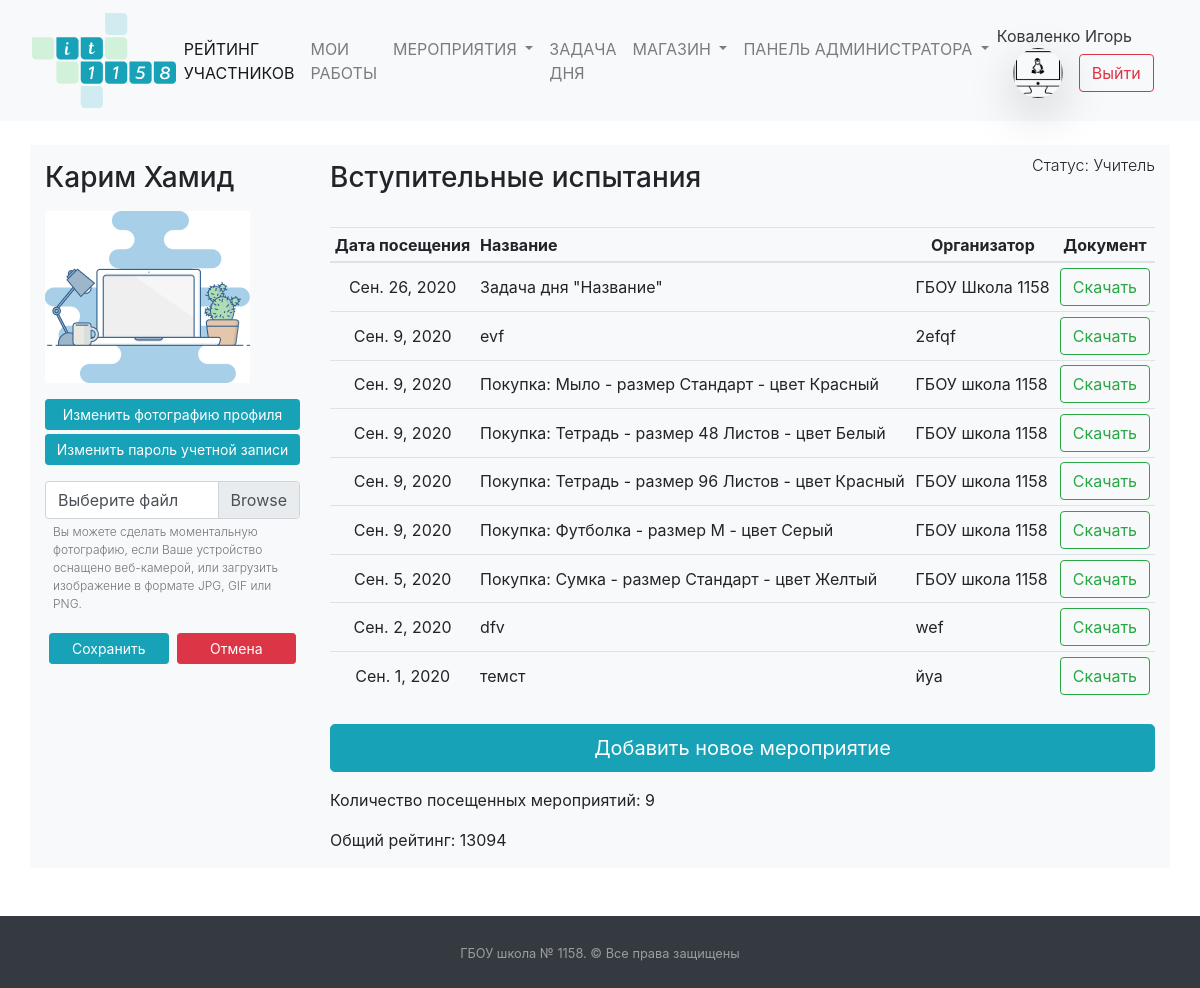
Page /25/img-change/ (signed in) on the committed database.
### mainapp/models.py (models this page shows, shortened)
class Puples(models.Model):
    STATUS_CHOICES = (
        ('ST10', 'Ученик 10 ИТ-класса'),
        ('ST11', 'Ученик 11 ИТ-класса'),
        ('APP', 'Кандидат в ИТ-класс'),
        ('TEACH', 'Учитель')
    )
    PROGRESS_CHOICES = (
        (0, '0'),
        (25, '25'),
        (50, '50'),
        (75, '75'),
        (100, '100'),
    )
    name = models.CharField("Имя", null=True, max_length=50)
    surname = models.CharField("Фамилия", null=True, max_length=100)
    rate = models.PositiveIntegerField("Рейтинг ученика", default=0)
    image = models.ImageField("Фотография профиля", blank=True, upload_to="puples_photo",
                              default="puples_photo/user-2.png")
    user = models.OneToOneField(User, on_delete=models.CASCADE, null=True, default='',
                                verbose_name="Связь с таблицей пользователей")
    status = models.CharField("Статуc", choices=STATUS_CHOICES, default='ST10', max_length=30)
    applicant_first_result = models.FloatField("Результат первого этапа", blank=True, default=0)
    applicant_progress = models.IntegerField(verbose_name="Прогресс", choices=PROGRESS_CHOICES, default=0, blank=True)
    email = models.EmailField(verbose_name="Email", default="")
    phone = models.CharField(max_length=12, verbose_name="Телефон", default="")
    class Meta:
        verbose_name = "Пользователи"
        verbose_name_plural = "Пользователи"

class Events(models.Model):
    date = models.DateField("Дата посещения")
    name = models.CharField("Название мероприятия", max_length=200)
    organization = models.CharField("Название организации", max_length=300)
    events = models.ForeignKey(Puples, verbose_name="Мероприятия", on_delete=models.SET_NULL, null=True)
    check = models.BooleanField(default=False)
    event_rate = models.IntegerField(default=0)
    verification_file = models.FileField(upload_to="verification_files/", null=True, verbose_name="Файл")
    class Meta:
        verbose_name = "Мероприятия"
        verbose_name_plural = "Мероприятия"

### mainapp/views.py (the view, shortened to what this page needs)
# urls.py: path('<int:pk>/img-change/', views.ImgChangeView.as_view(), name='img_change'),
class ImgChangeView(HeaderNotificationsCounter, LoginRequiredMixin, DetailView):
    model = Puples
    pk_url_kwarg = "pk"
    template_name = "img_change.html"
    login_url = '/login/'
    def get_context_data(self, **kwargs):
        context = super().get_context_data(**kwargs)
        context['events_count'] = Events.objects.filter(events__pk=self.kwargs['pk'], check=True).count()
        context['allevents'] = Events.objects.filter(events__pk=self.kwargs['pk']).order_by('-date')
        if Puples.objects.get(pk=self.kwargs["pk"]).status == "APP":
            context['app'] = ApplicantAction.objects.get(action_app=self.kwargs['pk'])
        else:
            context['app'] = 1
        return context
    def get(self, request, pk):
        if request.user.is_superuser or request.user.puples.pk == pk:
            return super().get(request, pk)
        return HttpResponseForbidden()

### mainapp/addons_python/views_addons_classes.py (called while the page is built)
    def get_context_data(self, *, object_list=None, **kwargs):
        context = super().get_context_data(**kwargs)
        context['events_new'] = Events.objects.filter(check=False).count()
        context['applicants_count'] = Puples.objects.filter(
            status="APP").count()
        return context

### templates/img_change.html (shortened to what this page needs)
{% extends "base.html" %}
{% block main %}
    {% load static %}
    <div class="container-xl my-4 bg-light">
        <div class="row">
            <div class="col col-xl-3 col-lg-3 col-md-3 col-sm-12">
                <h3 class="my-3">
                    {{ puples.name }} {{ puples.surname }}
                </h3>
                <img src="{{ puples.image.url }}" class="img-fluid">
                <div class="row no-gutters py-3">
                    <div class="col-12"><a href="/statistic/pupil/{{ puples.pk }}/img-change/"
                                           class="btn btn-block btn-info btn-sm" role="button">Изменить фотографию
                        профиля</a></div>
                    <div class="col-12 pt-1"><a href="/password-change/" class="btn btn-block btn-info btn-sm"
                                                role="button">Изменить
                        пароль учетной записи</a></div>
                    <div class="col-12 py-3">
                        <form method="post" enctype="multipart/form-data">
                            <div class="custom-file col-12">
                                    <label class="custom-file-label" for="customFile">Выберите файл</label>
                            </div>
                             <p class="text-muted font-weight-light mx-2 pt-1" style="font-size: 12px;">Вы можете сделать моментальную фотографию, если Ваше устройство
                                    оснащено веб-камерой, или загрузить изображение в формате JPG, GIF или PNG.</p>
                            <div class="row no-gutters p-0">
                                <div class="col p-1">
                                    <button type="submit" class="btn btn-info btn-block btn-sm">Сохранить</button>
                                </div>
                                <div class="col p-1"><a class="btn btn-danger btn-block btn-sm"
                                                        href="/statistic/pupil/{{ puples.id }}" role="button">Отмена</a>
                                </div>
                            </div>
                        </form>
                    </div>
                </div>
            </div>
            <div class="col">
                <div class="row">
                    <h3 class="pt-3 col-12 col-lg-8">
                        {% if puples.status == "ST10" or puples.status == "ST11" %}Список посещенных
                            мероприятий{% else %}Вступительные испытания{% endif %}
                    </h3>
                    <p class="font-weight-light text-right mt-2 col">Статус: {{ puples.get_status_display }}</p>
                </div>
                {% if puples.status != "APP" %}
                    <table class="table table-sm text-center my-4">
                        <thead class="thead text-center">
                        <tr>
                            <th class="text-left">Дата посещения</th>
                            <th class="text-left">Название</th>
                            <th>Организатор</th>
                            <th>Документ</th>
                        </tr>
                        </thead>
                        {% for event in allevents %}
                            <tr {% if event.check is False %} class="alert-warning" {% endif %}>
                                <td class="align-middle">{{ event.date }}
                                </td>
                                <td class="text-left align-middle">{{ event.name }}</td>
                                <td class="text-left align-middle">{{ event.organization }}</td>
                                <td class="text-center align-middle">
                                    <form method="post" action="{% url 'verification_file_download' %}">
                                        <button type="submit" class="btn btn-outline-success">Скачать</button>
                                    </form>
                                </td>
                            </tr>
                        {% endfor %}
                    </table>
                    <a class="btn btn-info btn-lg btn-block" href="add_events" role="button">Добавить новое
                        мероприятие</a>
                    <p class="my-3">Количество посещенных мероприятий: {{ events_count }} </p>
                    <p class="my-3">Общий рейтинг: {{ puples.rate }}</p>
                {% endif %}
            </div>
        </div>
    </div>
{% endblock %}
{% block detail_active %} active{% endblock %}

### templates/base.html (shortened to what this page needs)
<!DOCTYPE html>
<html lang="ru">
{% load static %}
<head>
    <link href="{% static 'css/bootstrap.css' %}" rel="stylesheet" type="text/css">
    <link href="{% static 'css/style.css' %}" rel="stylesheet" type="text/css">
    <link href="{% static 'css/pre.css' %}" rel="stylesheet" type="text/css">
    <link href="{% static 'css/style_daytask.css' %}" rel="stylesheet" type="text/css">
    <link rel="stylesheet" href="//code.jquery.com/ui/1.12.1/themes/base/jquery-ui.css">
    <link rel="stylesheet" href="/resources/demos/style.css">
</head>
<body>
<div class="container-fuild">
    <nav class="navbar navbar-expand-lg navbar-light bg-light">
        <a href="/" class="navbar-brand">
            <img class="img-fluid mx-3"
                 width="150" height="150"
                 src="{% static '/images/logo_it_class.svg' %}"></a>
        <div class="collapse navbar-collapse" id="navbarSupportedContent">
            <ul class="navbar-nav mr-auto">
                {% if user.is_authenticated and user.puples.status != "APP" %}
                    <li class="nav-item">
                        <a class="nav-link{% block detail_active %}{% endblock %}" href="/rate">РЕЙТИНГ УЧАСТНИКОВ</a>
                    </li>
                {% endif %}
                {% if user.is_authenticated and user.puples.status != "APP" %}
                    <li class="nav-item">
                        <a class="nav-link{% block detail_active_works %}{% endblock %}" href="/works">МОИ РАБОТЫ</a>
                    </li>
                {% endif %}
                <li class="nav-item dropdown">
                    <a class="nav-link dropdown-toggle{% block detail_active_hach %}{% endblock %}" href="#"
                       id="navbarDropdown" role="button"
                       data-toggle="dropdown" aria-haspopup="true" aria-expanded="false">
                        МЕРОПРИЯТИЯ
                    </a>
                </li>
                {% if user.is_authenticated and user.puples.status != "APP" %}
                    <li class="nav-item">
                        <a class="nav-link{% block detail_active_task %}{% endblock %}" href="/daytask/">ЗАДАЧА ДНЯ</a>
                    </li>
                    <li class="nav-item dropdown">
                        <a class="nav-link {% block market_active %}{% endblock %} dropdown-toggle" href="#"
                           id="navbarDropdown" role="button"
                           data-toggle="dropdown" aria-haspopup="true" aria-expanded="false">
                            МАГАЗИН
                        </a>
                    </li>
                {% endif %}
                {% if user.is_superuser %}
                    <li class="nav-item dropdown">
                        <a class="nav-link dropdown-toggle" href="#"
                           id="navbarDropdown" role="button"
                           data-toggle="dropdown" aria-haspopup="true" aria-expanded="false">
                            ПАНЕЛЬ АДМИНИСТРАТОРА
                        </a>
                    </li>
                {% endif %}
            </ul>
            <form class="form-inline my-2 my-lg-0">
                {% if user.is_authenticated %}
                    <a class="nav-link text-dark disabled p-0"
                       href="/account/">{{ user.last_name }} {{ user.first_name }}</a>
                    <a href="/account/">
                        <img class="img-fluid mx-3 rounded-circle shadow-lg"
                             style="width: 50px; object-fit: cover; height:50px;"
                             src="{{ user.puples.image.url }}"></a>
                {% endif %}
                {% if user.username == "" %}
                    <a class="nav-link disabled" href="#">Гость</a>
                    <a class="btn btn-outline-success my-2 my-sm-0" href="/login">Войти</a>
                {% else %}
                    <a class="btn btn-outline-danger my-2 my-sm-0" href="/logout">Выйти</a>
                {% endif %}
            </form>
        </div>
    </nav>
    {% block main %}
    {% endblock %}
    <footer id="sticky-footer" class="py-4 bg-dark text-white-50 mt-5">
        <div class="container text-center">
            <small>ГБОУ школа № 1158. &copy; Все права защищены</small>
        </div>
    </footer>
</div>
</body>
</html>

### rows in the picture
Puples: name "Карим", surname "Хамид", image (picture), status "Учитель", rate "13094"
Events: date "Сен. 26, 2020", name "Задача дня \"Название\"", organization "ГБОУ Школа 1158"
Events: date "Сен. 9, 2020", name "evf", organization "2efqf"
Events: date "Сен. 9, 2020", name "Покупка: Мыло - размер Стандарт - цвет Красный", organization "ГБОУ школа 1158"
Events: date "Сен. 9, 2020", name "Покупка: Тетрадь - размер 48 Листов - цвет Белый", organization "ГБОУ школа 1158"
Events: date "Сен. 9, 2020", name "Покупка: Тетрадь - размер 96 Листов - цвет Красный", organization "ГБОУ школа 1158"
Events: date "Сен. 9, 2020", name "Покупка: Футболка - размер M - цвет Серый", organization "ГБОУ школа 1158"
Events: date "Сен. 5, 2020", name "Покупка: Сумка - размер Стандарт - цвет Желтый", organization "ГБОУ школа 1158"
Events: date "Сен. 2, 2020", name "dfv", organization "wef"
Events: date "Сен. 1, 2020", name "темст", organization "йуа"

### other values in the picture
{{ user.last_name }} "Коваленко"
{{ user.first_name }} "Игорь"
{{ events_count }} "9"
